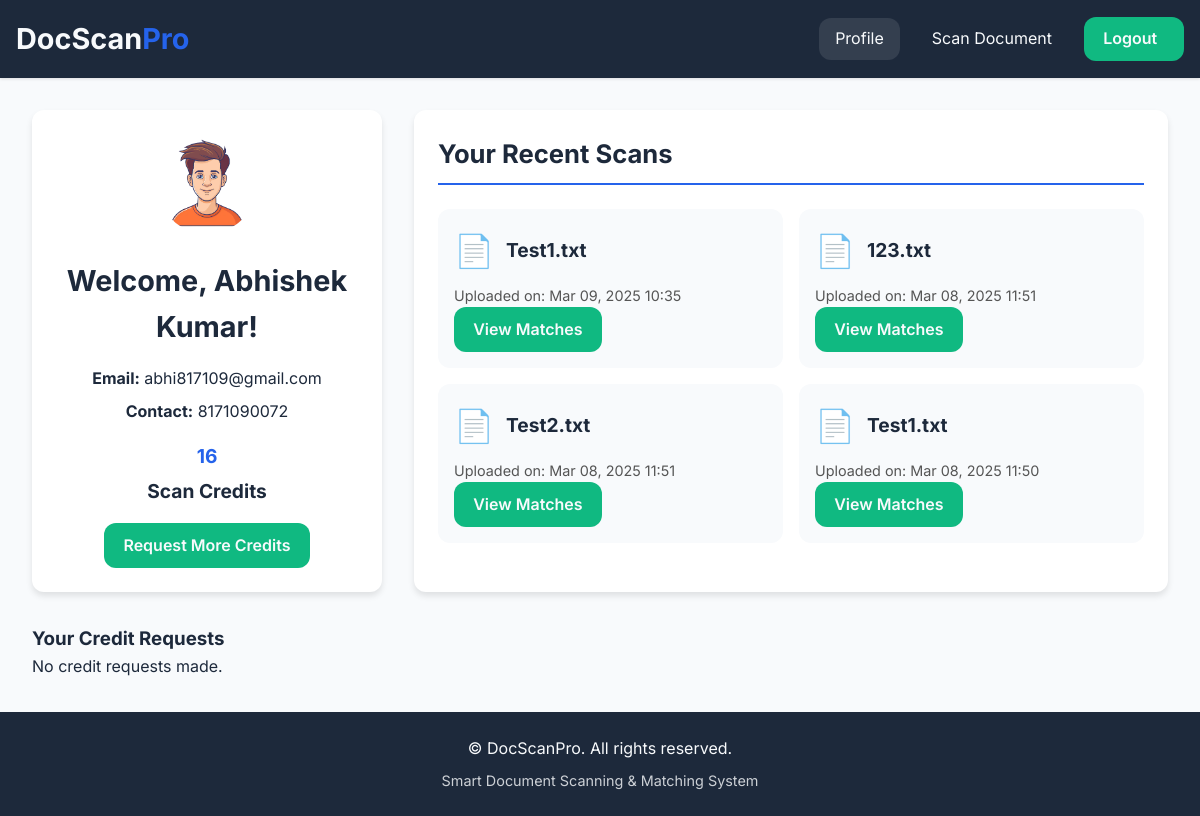
Screenshot of /profile (signed in) with the database file from the repository.
### tables this page shows
CREATE TABLE users (
            id INTEGER PRIMARY KEY AUTOINCREMENT,
            name TEXT NOT NULL,
            email TEXT UNIQUE NOT NULL,
            contact TEXT NOT NULL,
            password_hash TEXT NOT NULL,
            gender TEXT DEFAULT 'others',
            role TEXT DEFAULT 'user',
            credits INTEGER DEFAULT 20,
            last_reset DATE DEFAULT CURRENT_DATE
        );

CREATE TABLE documents (
            id INTEGER PRIMARY KEY AUTOINCREMENT,
            user_id INTEGER NOT NULL,
            filename TEXT NOT NULL,
            original_filename TEXT,
            content TEXT NOT NULL,
            upload_date DATETIME DEFAULT CURRENT_TIMESTAMP,
            FOREIGN KEY (user_id) REFERENCES users (id) ON DELETE CASCADE
        );

### blueprints/documents.py (the view)
@doc_bp.route('/profile')
def profile():
    if 'user_id' not in session:
        flash('Please log in to access your profile.', 'error')
        return redirect('/auth/login')
    conn = get_db_connection()
    cursor = conn.cursor()
    cursor.execute('SELECT * FROM users WHERE id = ?', (session['user_id'],))
    user = cursor.fetchone()
    cursor.execute('SELECT * FROM documents WHERE user_id = ? ORDER BY upload_date DESC', (session['user_id'],))
    documents = cursor.fetchall()
    cursor.execute('SELECT * FROM credit_requests WHERE user_id = ? ORDER BY request_date DESC', (session['user_id'],))
    credit_requests = cursor.fetchall()
    conn.close()
    return render_template('profile.html', user=user, documents=documents, credit_requests=credit_requests)

### app.py (called while the page is built)
@app.template_filter('file_icon')
def file_icon_filter(filename):
    ext = filename.split('.')[-1].lower()
    icons = {
        'txt': '📄', 'csv': '📊'
    }
    return icons.get(ext, '📁')

@app.template_filter('datetimeformat')
def datetime_format(value, format='%b %d, %Y %H:%M'):
    if not value:
        return ""
    if isinstance(value, str):
        try:
            value = datetime.fromisoformat(value)
        except Exception:
            return value
    return value.strftime(format)

@app.after_request
def add_security_headers(response):
    response.headers['Strict-Transport-Security'] = 'max-age=31536000; includeSubDomains'
    response.headers['X-Content-Type-Options'] = 'nosniff'
    response.headers['X-Frame-Options'] = 'DENY'
    response.headers['X-XSS-Protection'] = '1; mode=block'
    response.headers['Content-Security-Policy'] = "default-src 'self' 'unsafe-inline' https://fonts.googleapis.com https://fonts.gstatic.com"
    return response

### blueprints/documents.py (called while the page is built)
def get_db_connection():
    conn = sqlite3.connect('database.db')
    conn.row_factory = sqlite3.Row
    return conn

### templates/profile.html (shortened to what this page needs)
{% extends "base.html" %}
{% block content %}
<div class="profile-dashboard fade-in">
  <div class="user-card card">
    <div class="user-header">
      {% if user.gender == 'male' %}
        <img src="{{ url_for('static', filename='maleAvtar.png') }}" alt="Male Avatar" class="avatar">
      {% elif user.gender == 'female' %}
        <img src="{{ url_for('static', filename='femaleAvtar.png') }}" alt="Female Avatar" class="avatar">
      {% else %}
        <img src="{{ url_for('static', filename='others.png') }}" alt="Default Avatar" class="avatar">
      {% endif %}
      <h2>Welcome, {{ user.name }}!</h2>
    </div>
    <div class="user-details">
      <p><strong>Email:</strong> {{ user.email }}</p>
      <p><strong>Contact:</strong> {{ user.contact }}</p>
      <div class="credit-info">
        {% if session.role == 'admin' %}
          <span class="credit-number">Unlimited</span>
          <span class="credit-text">Scan Credits</span>
        {% else %}
          <span class="credit-number">{{ user.credits }}</span>
          <span class="credit-text">Scan Credits</span>
        {% endif %}
      </div>
      {% if session.role != 'admin' %}
        <a href="/credits/request" class="btn btn-secondary">Request More Credits</a>
      {% endif %}
    </div>
  </div>
  <div class="scans-card card">
    <h3>Your Recent Scans</h3>
    {% if documents %}
      <div class="scans-grid">
        {% for doc in documents %}
          <div class="scan-item">
            <div class="scan-header">
              <span class="file-icon">{{ doc.filename|file_icon }}</span>
              <h4>{{ (doc.original_filename or doc.filename)|truncate(25) }}</h4>
            </div>
            <div class="scan-meta">
              <p>Uploaded on: {{ doc.upload_date|datetimeformat }}</p>
              <a href="/matches/{{ doc.id }}" class="btn btn-secondary">View Matches</a>
            </div>
          </div>
        {% endfor %}
      </div>
    {% else %}
      <div class="no-scans">
        <p>You haven't scanned any documents yet.</p>
      </div>
    {% endif %}
  </div>
  <div class="requests-card card">
    <h3>Your Credit Requests</h3>
    {% if credit_requests %}
      <ul class="requests-list">
        {% for req in credit_requests %}
          <li>
            Requested <strong>{{ req.requested_credits }}</strong> credits on
            {{ req.request_date|datetimeformat }} — Status: <em>{{ req.status }}</em>
          </li>
        {% endfor %}
      </ul>
    {% else %}
      <p>No credit requests made.</p>
    {% endif %}
  </div>
</div>
{% endblock %}

### static/style.css (style rules this page uses)
:root { --primary: #2563eb; --primary-hover: #1d4ed8; --secondary: #10b981; --secondary-hover: #059669; --accent: #f59e0b; --dark: #1d293b; --light: #f8fafc; --background: #ffffff; --success: #10b981; --error: #ef4444; --warning: #f59e0b; --radius: 12px; --shadow-sm: 0 1px 3px rgba(0,0,0,0.12); --shadow-md: 0 4px 6px rgba(0,0,0,0.1); --shadow-lg: 0 10px 15px rgba(0,0,0,0.1); --transition: all 0.3s cubic-bezier(0.4, 0, 0.2, 1); }
* { margin: 0; padding: 0; box-sizing: border-box; }
body { font-family: 'Inter', system-ui, sans-serif; background: var(--light); color: var(--dark); line-height: 1.6; }
.btn { padding: 0.6rem 1.2rem; border: none; border-radius: var(--radius); cursor: pointer; font-weight: 600; transition: var(--transition); text-decoration: none; display: inline-block; }
.btn-secondary { background: var(--secondary); color: var(--light); }
.fade-in { animation: fadeIn 0.5s ease-out; }
.file-icon { font-size: 2rem; }
.profile-dashboard { display: flex; flex-wrap: wrap; gap: 2rem; max-width: 1200px; margin: 2rem auto; padding: 0 1rem; }
.user-card { flex: 1 1 300px; max-width: 350px; background: #fff; border-radius: var(--radius); box-shadow: var(--shadow-md); padding: 1.5rem; text-align: center; }
.user-card .user-header { margin-bottom: 1rem; }
.user-card .avatar { width: 100px; height: 100px; border-radius: 50%; object-fit: cover; margin-bottom: 1rem; }
.user-card h2 { font-size: 1.8rem; margin-bottom: 0.5rem; }
.user-details p { margin: 0.5rem 0; font-size: 1rem; }
.credit-info { margin: 1rem 0; font-size: 1.2rem; font-weight: bold; }
.credit-info .credit-number { color: var(--primary); display: block; margin-bottom: 0.3rem; }
.scans-card { flex: 2 1 600px; background: #fff; border-radius: var(--radius); box-shadow: var(--shadow-md); padding: 1.5rem; }
.scans-card h3 { margin-bottom: 1.5rem; font-size: 1.6rem; border-bottom: 2px solid var(--primary); padding-bottom: 0.5rem; }
.scans-grid { display: grid; grid-template-columns: repeat(auto-fill, minmax(280px, 1fr)); gap: 1rem; }
.scan-item { background: #f8fafc; border-radius: var(--radius); padding: 1rem; transition: var(--transition); }
.scan-header { display: flex; align-items: center; gap: 0.75rem; margin-bottom: 0.5rem; }
.scan-header .file-icon { font-size: 2rem; }
.scan-header h4 { font-size: 1.2rem; margin: 0; flex-grow: 1; }
.scan-meta p { font-size: 0.9rem; color: #555; }
.btn { padding: 0.6rem 1.2rem; min-width: 100px; border: none; border-radius: var(--radius); cursor: pointer; font-weight: 600; transition: var(--transition); text-decoration: none; display: inline-block; }

### rows the page displays
users: name "Abhishek Kumar", email "abhi817109@gmail.com", contact "8171090072", credits "16"
documents: filename|file_icon "📄", original_filename "Test1.txt", upload_date "Mar 09, 2025 10:35"
documents: filename|file_icon "📄", original_filename "123.txt", upload_date "Mar 08, 2025 11:51"
documents: filename|file_icon "📄", original_filename "Test2.txt", upload_date "Mar 08, 2025 11:51"
documents: filename|file_icon "📄", original_filename "Test1.txt", upload_date "Mar 08, 2025 11:50"
